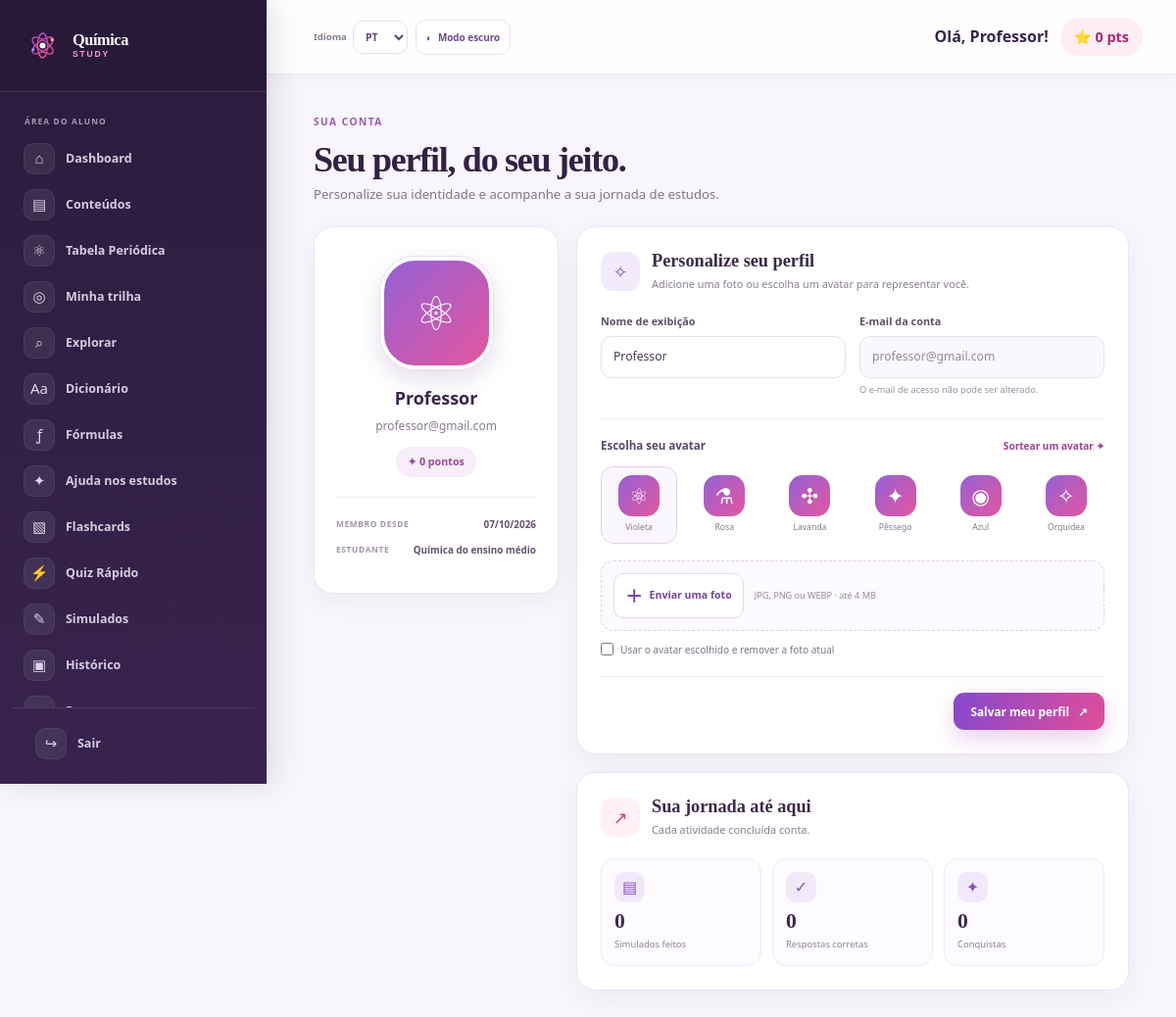
/aluno/perfil.php (signed in), run on the app's committed database.
### tables this page shows
CREATE TABLE `usuarios` (
  `id` int(11) NOT NULL,
  `nome` varchar(100) NOT NULL,
  `email` varchar(100) NOT NULL,
  `senha` varchar(255) NOT NULL,
  `tipo` enum('aluno','admin') DEFAULT 'aluno',
  `pontos` int(11) DEFAULT 0,
  `criado_em` timestamp NOT NULL DEFAULT current_timestamp(),
  `avatar_key` varchar(20) NOT NULL DEFAULT 'atom',
  `foto_perfil` varchar(255) DEFAULT NULL
);

### includes/funcoes.php (called while the page is built, shortened)
<?php
function escape($string) {
    return htmlspecialchars($string, ENT_QUOTES, 'UTF-8');
}
?>

### includes/auth.php (called while the page is built, shortened)
<?php
function getUsuarioLogado() {
    if (isset($_SESSION['usuario_id'])) {
        return [
            'id' => $_SESSION['usuario_id'],
            'nome' => $_SESSION['usuario_nome'],
            'tipo' => $_SESSION['usuario_tipo'],
            'pontos' => $_SESSION['usuario_pontos'] ?? 0
        ];
    }
    return null;
}
?>

### aluno/perfil.php (the view, shortened to what this page needs)
<?php
$css_extra = 'profile.css';
require_once '../includes/header.php';
$usuario_id = (int)$_SESSION['usuario_id'];
$presets = ['atom' => ['⚛', 'Violeta'], 'flask' => ['⚗', 'Rosa'], 'molecule' => ['✣', 'Lavanda'], 'star' => ['✦', 'Pêssego'], 'planet' => ['◉', 'Azul'], 'spark' => ['✧', 'Orquídea']];
$stmt = $pdo->prepare('SELECT id, nome, email, pontos, criado_em, avatar_key, foto_perfil FROM usuarios WHERE id = :id');
$stmt->execute(['id' => $usuario_id]);
$usuario = $stmt->fetch();
$avatar_key = isset($presets[$usuario['avatar_key'] ?? '']) ? $usuario['avatar_key'] : 'atom';
$stmt_stats = $pdo->prepare('SELECT COUNT(*) AS total_simulados, COALESCE(SUM(acertos), 0) AS total_acertos FROM historico_simulados WHERE usuario_id = :id');
$stmt_stats->execute(['id' => $usuario_id]);
$stats = $stmt_stats->fetch();
$stmt_conq = $pdo->prepare('SELECT COUNT(*) FROM usuario_conquistas WHERE usuario_id = :id');
$stmt_conq->execute(['id' => $usuario_id]);
$total_conquistas = (int)$stmt_conq->fetchColumn();
?>
<section class="profile-page">
    <header class="profile-heading"><span class="profile-eyebrow">SUA CONTA</span><h1>Seu perfil, do seu jeito.</h1><p>Personalize sua identidade e acompanhe a sua jornada de estudos.</p></header>
    <form method="POST" action="perfil.php" enctype="multipart/form-data" class="profile-layout">
        <section class="profile-card identity-card">
            <div class="profile-avatar-preview <?= $usuario['foto_perfil'] ? 'has-photo' : 'preset-' . escape($avatar_key) ?>" id="avatar-preview">
                <?php if ($usuario['foto_perfil']): ?><img src="../<?= escape($usuario['foto_perfil']) ?>" alt="Foto de perfil" id="avatar-photo"><?php else: ?><span id="avatar-symbol"><?= $presets[$avatar_key][0] ?></span><?php endif; ?>
            </div>
            <h2><?= escape($usuario['nome']) ?></h2><p><?= escape($usuario['email']) ?></p>
            <span class="profile-points">✦ <?= (int)$usuario['pontos'] ?> pontos</span>
            <div class="identity-divider"></div>
            <div class="identity-meta"><span>MEMBRO DESDE</span><strong><?= date('d/m/Y', strtotime($usuario['criado_em'])) ?></strong></div>
            <div class="identity-meta"><span>ESTUDANTE</span><strong>Química do ensino médio</strong></div>
        </section>
        <div class="profile-main-column">
            <section class="profile-card profile-edit-card">
                <div class="profile-section-title"><span class="section-icon">✧</span><div><h2>Personalize seu perfil</h2><p>Adicione uma foto ou escolha um avatar para representar você.</p></div></div>
                <div class="profile-form-grid"><div class="profile-field"><label for="profile-name">Nome de exibição</label><input id="profile-name" type="text" name="nome" value="<?= escape($usuario['nome']) ?>" maxlength="100" required></div><div class="profile-field"><label>E-mail da conta</label><input type="email" value="<?= escape($usuario['email']) ?>" disabled><small>O e-mail de acesso não pode ser alterado.</small></div></div>
                <div class="avatar-choice-block"><div class="avatar-choice-heading"><strong>Escolha seu avatar</strong><button type="button" class="avatar-random" id="random-avatar">Sortear um avatar ✦</button></div><div class="avatar-options">
                    <?php foreach ($presets as $key => [$symbol, $label]): ?><label class="avatar-option <?= $key === $avatar_key ? 'selected' : '' ?>"><input type="radio" name="avatar_key" value="<?= $key ?>" <?= $key === $avatar_key ? 'checked' : '' ?>><span class="avatar-swatch avatar-<?= $key ?>"><?= $symbol ?></span><small><?= $label ?></small></label><?php endforeach; ?>
                </div></div>
                <div class="photo-upload-row"><label class="photo-upload-button" for="profile-photo-input"><span>＋</span> Enviar uma foto</label><p>JPG, PNG ou WEBP · até 4 MB</p></div>
                <label class="use-avatar-option"><input type="checkbox" id="use-avatar-choice" name="usar_avatar" value="1"><span>Usar o avatar escolhido e remover a foto atual</span></label>
                <div class="profile-actions"><button type="submit" class="btn btn-primary">Salvar meu perfil <span>↗</span></button></div>
            </section>
            <section class="profile-card learning-stats"><div class="profile-section-title"><span class="section-icon pink-icon">↗</span><div><h2>Sua jornada até aqui</h2><p>Cada atividade concluída conta.</p></div></div><div class="profile-stat-grid"><article><span class="profile-stat-icon">▤</span><strong><?= (int)$stats['total_simulados'] ?></strong><small>Simulados feitos</small></article><article><span class="profile-stat-icon pink-icon">✓</span><strong><?= (int)$stats['total_acertos'] ?></strong><small>Respostas corretas</small></article><article><span class="profile-stat-icon">✦</span><strong><?= $total_conquistas ?></strong><small>Conquistas</small></article></div></section>
        </div>
    </form>
</section>
<?php require_once '../includes/footer.php'; ?>

### includes/header.php (shortened to what this page needs)
<?php
require_once __DIR__ . '/auth.php';
require_once __DIR__ . '/conexao.php';
require_once __DIR__ . '/funcoes.php';
$usuario = getUsuarioLogado();
$pagina_atual = basename($_SERVER['PHP_SELF']);
$stmt_pts = $pdo->prepare("SELECT pontos, avatar_key, foto_perfil FROM usuarios WHERE id = :id");
$stmt_pts->execute(['id' => $usuario['id']]);
$usuario_perfil = $stmt_pts->fetch();
$pontos_atualizados = $usuario_perfil['pontos'];
$usuario['pontos'] = $pontos_atualizados;
$usuario['avatar_key'] = $usuario_perfil['avatar_key'];
$usuario['foto_perfil'] = $usuario_perfil['foto_perfil'];
?>
<!DOCTYPE html>
<html lang="pt-BR">
<head>
    <link rel="stylesheet" href="../css/style.css?v=20261010-preferences">
    <link rel="stylesheet" href="../css/dashboard.css?v=20261010-preferences">
    <link rel="stylesheet" href="../css/preferences.css?v=20261010-agenda-calendar">
    <?php if (isset($css_extra)): ?>
        <link rel="stylesheet" href="../css/<?= escape($css_extra) ?>?v=20261010-agenda-calendar">
    <?php endif; ?>
</head>
<body class="dashboard-body student-app" data-user-role="<?= escape($usuario['tipo']) ?>">
    <div class="app-container">
        <aside class="sidebar" id="sidebar">
            <div class="sidebar-header">
                <a href="../aluno/dashboard.php" class="logo brand-logo"><img src="../assets/logo-chem.svg" alt=""><span class="brand-name">Química<span>STUDY</span></span></a>
            </div>
            <nav class="sidebar-nav">
                <a href="dashboard.php" class="nav-item <?= $pagina_atual == 'dashboard.php' ? 'active' : '' ?>">
                    <span class="icon">📊</span> Dashboard
                </a>
                <a href="conteudos.php" class="nav-item <?= in_array($pagina_atual, ['conteudos.php', 'conteudo.php']) ? 'active' : '' ?>">
                    <span class="icon">📚</span> Conteúdos
                </a>
                <a href="tabela-periodica.php" class="nav-item <?= $pagina_atual == 'tabela-periodica.php' ? 'active' : '' ?>">
                    <span class="icon">⚛️</span> Tabela Periódica
                </a>
                <a href="trilha.php" class="nav-item <?= $pagina_atual == 'trilha.php' ? 'active' : '' ?>"><span class="icon">◎</span> Minha trilha</a>
                <a href="explorar.php" class="nav-item <?= $pagina_atual == 'explorar.php' ? 'active' : '' ?>"><span class="icon">⌕</span> Explorar</a>
                <a href="dicionario.php" class="nav-item <?= $pagina_atual == 'dicionario.php' ? 'active' : '' ?>"><span class="icon">Aa</span> Dicionário</a>
                <a href="formulas.php" class="nav-item <?= $pagina_atual == 'formulas.php' ? 'active' : '' ?>"><span class="icon">ƒ</span> Fórmulas</a>
                <a href="chat.php" class="nav-item <?= $pagina_atual == 'chat.php' ? 'active' : '' ?>"><span class="icon">✦</span> Ajuda nos estudos</a>
                <a href="flashcards.php" class="nav-item <?= $pagina_atual == 'flashcards.php' ? 'active' : '' ?>">
                    <span class="icon">🧠</span> Flashcards
                </a>
                <a href="quiz.php" class="nav-item <?= $pagina_atual == 'quiz.php' ? 'active' : '' ?>">
                    <span class="icon">⚡</span> Quiz Rápido
                </a>
                <a href="simulados.php" class="nav-item <?= in_array($pagina_atual, ['simulados.php', 'simulado.php', 'resultado.php']) ? 'active' : '' ?>">
                    <span class="icon">📝</span> Simulados
                </a>
                <a href="historico.php" class="nav-item <?= $pagina_atual == 'historico.php' ? 'active' : '' ?>">
                    <span class="icon">📜</span> Histórico
                </a>
                <a href="progresso.php" class="nav-item <?= $pagina_atual == 'progresso.php' ? 'active' : '' ?>">
                    <span class="icon">📈</span> Progresso
                </a>
            </nav>
            <div class="sidebar-footer">
                <a href="../logout.php" class="nav-item logout">
                    <span class="icon">🚪</span> Sair
                </a>
            </div>
        </aside>
        <main class="main-content">
            <header class="topbar">
                <div class="appearance-controls"><label for="language-select" class="language-control"><span>Idioma</span><select id="language-select" aria-label="Idioma"><option value="pt">PT</option><option value="en">EN</option><option value="es">ES</option></select></label><button type="button" class="theme-toggle" id="theme-toggle" aria-label="Alternar tema" aria-pressed="false"><span aria-hidden="true">◐</span><span id="theme-label">Modo escuro</span></button></div>
                <div class="user-info">
                    <span class="user-name">Olá, <?= escape($usuario['nome']) ?>!</span>
                    <span class="user-points">⭐ <?= $usuario['pontos'] ?> pts</span>
                </div>
            </header>
            <div class="content-wrapper">

### css/style.css (style rules this page uses)
:root { --primary: #0ea5e9; --primary-dark: #0284c7; --secondary: #10b981; --accent: #f59e0b; --dark: #0f172a; --dark-light: #1e293b; --light: #f8fafc; --gray: #64748b; --danger: #ef4444; --radius: 12px; --shadow: 0 4px 6px -1px rgba(0, 0, 0, 0.1), 0 2px 4px -1px rgba(0, 0, 0, 0.06); --shadow-lg: 0 10px 15px -3px rgba(0, 0, 0, 0.1), 0 4px 6px -2px rgba(0, 0, 0, 0.05); }
* { margin: 0; padding: 0; box-sizing: border-box; font-family: 'Segoe UI', system-ui, sans-serif; }
body { background-color: var(--light); color: var(--dark); line-height: 1.6; }
.btn { display: inline-flex; align-items: center; justify-content: center; padding: 12px 24px; border-radius: var(--radius); font-weight: 600; text-decoration: none; border: none; cursor: pointer; transition: all 0.3s ease; font-size: 1rem; }
.btn-primary { background-color: var(--primary); color: white; }
.logo { font-size: 1.5rem; font-weight: 800; color: var(--dark); text-decoration: none; display: flex; align-items: center; gap: 8px; }
.logo span { color: var(--primary); }
.brand-logo { gap: 10px; font-size: 1.08rem !important; }
.brand-logo img { width: 39px; height: 39px; }
.brand-logo > span { color: #fff !important; }
.brand-logo > span > span { color: #f28ab9 !important; }
.brand-logo .brand-name { display: grid; gap: 1px; color: #fff !important; font: 700 1.02rem/1.05 Georgia, 'Times New Roman', serif; letter-spacing: -.025em; }
.brand-logo .brand-name > span { color: #f28ab9 !important; font: 800 .53rem/1.2 Arial, sans-serif; letter-spacing: .22em; }
:root { --primary: #7138d5; --primary-dark: #5924b4; --secondary: #e94491; --accent: #ffb454; --dark: #281838; --dark-light: #432559; --light: #fbf8ff; --gray: #74677f; --danger: #d83c66; --radius: 18px; --shadow: 0 8px 24px rgba(48, 25, 72, .08); --shadow-lg: 0 22px 60px rgba(48, 25, 72, .16); }
body { background: #fbf8ff; color: #281838; }
.btn { border-radius: 999px; padding: 13px 25px; font-weight: 700; }
.btn-primary { color: #fff; background: linear-gradient(115deg, #7138d5, #e94491); box-shadow: 0 9px 22px rgba(174, 65, 193, .25); }
.logo { color: #281838; letter-spacing: -.04em; }
.logo span { color: #e94491; }

### data on the page
usuarios: pontos "0", avatar_key "⚛", nome "Professor", email "professor@gmail.com", criado_em "07/10/2026"

### other printed values
$usuario['nome'] "Professor"
$symbol "⚛"
$label "Violeta"
$symbol "⚗"
$label "Rosa"
$symbol "✣"
$label "Lavanda"
$symbol "✦"
$label "Pêssego"
$symbol "◉"
$label "Azul"
$symbol "✧"
$label "Orquídea"
$stats['total_simulados'] "0"
$stats['total_acertos'] "0"
